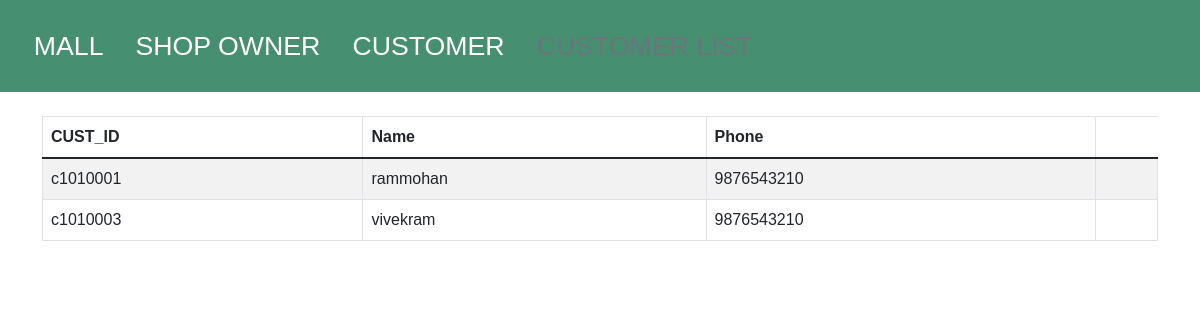
/custlist.php (signed in), run on the app's committed database.
### tables this page shows
CREATE TABLE `customer` (
  `cust_id` varchar(20) NOT NULL,
  `cname` varchar(20) NOT NULL,
  `sid` varchar(20) NOT NULL,
  `cphone` varchar(20) NOT NULL
);

### custlist.php (the view, shortened to what this page needs)
<?php
$host = "localhost";
$user = "root";
$password ="";
$database = "mall";
try{
    $connect = mysqli_connect($host, $user, $password, $database);
} catch (mysqli_sql_exception $ex) {
    echo 'Error';
}
?>
<!DOCTYPE html>
<html lang="en">
<head>
    <link href='https://cdn.jsdelivr.net/npm/bootstrap@5.1.3/dist/css/bootstrap.min.css' rel='stylesheet'>
    <link href="custlist_style.css" rel="stylesheet">
</head>
<body>
<nav class="nav">
    <a class="nav-link" aria-current="page" href="index.php">MALL</a>
    <a class="nav-link" href="shopowner.php">SHOP OWNER</a>
    <a class="nav-link" href="customer.php">CUSTOMER</a>
    <a class="nav-link disabled">CUSTOMER LIST</a>
    </nav>
    <br>
    <div class="container">
  <tbody>
<?php
$sid = $_SESSION['sid'];
$sql="Select * from customer where sid='$sid' " ;
if($result = mysqli_query($connect, $sql)){
    if(mysqli_num_rows($result) > 0){
        echo '<table class="table table-bordered table-striped">';
            echo "<thead>";
                echo "<tr>";
                    echo "<th>CUST_ID</th>";
                    echo "<th>Name</th>";
                    echo "<th>Phone</th>";
                echo "</tr>";
            echo "</thead>";
            echo "<tbody>";
            while($row = mysqli_fetch_array($result)){
                echo "<tr>";
                    echo "<td>" . $row['cust_id'] . "</td>";
                    echo "<td>" . $row['cname'] . "</td>";
                    echo "<td>" . $row['cphone'] . "</td>";
                    echo "<td>";
                echo "</tr>";
            }
            echo "</tbody>";
        echo "</table>";
    } else{
        echo '<div class="alert alert-danger"><em>No records were found.</em></div>';
    }
} else{
    echo "Oops! Something went wrong. Please try again later.";
}
?>
  </tbody>
</div>
</body>
</html>

### custlist_style.css (style rules this page uses)
* { box-sizing: border-box; margin: 0; padding: 0; font-family: 'Kumbh Sans', sans-serif; scroll-behavior: smooth; }
.nav { background-color: rgb(71, 143, 113); padding: 2ch; }
.nav-link { font-size: 3ch; color: white; }

### data on the page
customer: cust_id "c1010001", cname "rammohan", cphone "9876543210"
customer: cust_id "c1010003", cname "vivekram", cphone "9876543210"
